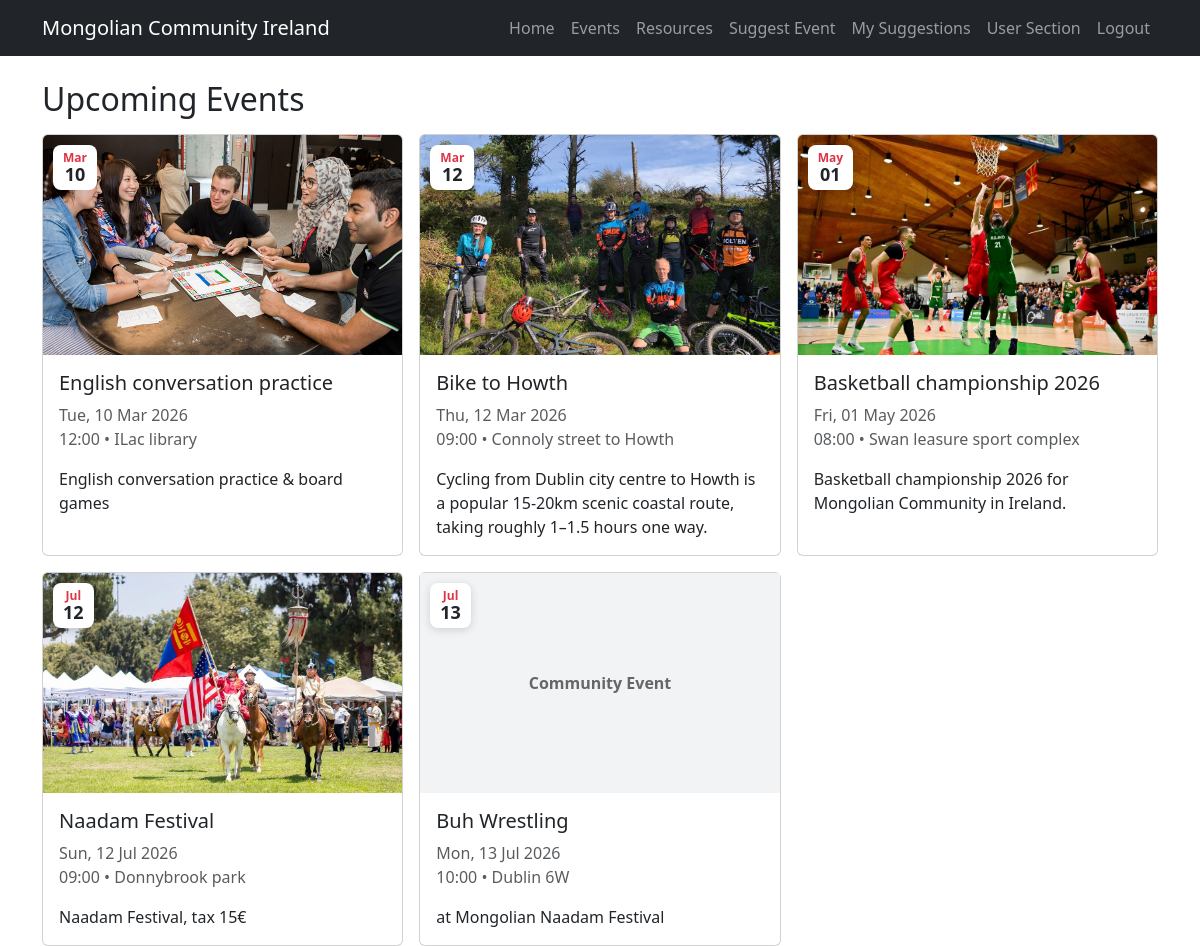
Screenshot of /events/ (signed in) with the database file from the repository.
### portal/models.py (models this page shows, shortened)
class Event(models.Model):
    title = models.CharField(max_length=120, validators=[MinLengthValidator(5)])
    description = models.TextField(blank=True, max_length=2000)
    start_datetime = models.DateTimeField()
    location = models.CharField(max_length=120)
    image = models.ImageField(upload_to="events/", blank=True, null=True)
    is_published = models.BooleanField(default=True)
    created_at = models.DateTimeField(auto_now_add=True)

### portal/views.py (the view)
# urls.py: path("events/", views.events_list, name="events_list"),
def events_list(request):
    events = (
        Event.objects
        .filter(is_published=True, start_datetime__gte=timezone.now())
        .order_by("start_datetime")
    )
    return render(request, "portal/events_list.html", {"events": events})

### portal/templates/portal/events_list.html (shortened to what this page needs)
{% extends "portal/base.html" %}
{% block content %}
<h2 class="mb-3">Upcoming Events</h2>
{% if events %}
  <div class="row g-3">
    {% for event in events %}
      <div class="col-md-4">
          <a href="{% url 'event_detail' event.id %}" class="event-link">
          <div class="card h-100 event-card">
              <div class="event-image-wrapper">
                  {% if event.image %}
                    <img src="{{ event.image.url }}" class="card-img-top event-card-image" alt="{{ event.title }}">
                  {% else %}
                    <div class="event-placeholder">
                        Community Event
                    </div>
                  {% endif %}
                  <div class="event-date-badge">
                      <span class="event-month">
                          {{ event.start_datetime|date:"M" }}
                      </span>
                      <span class="event-day">
                          {{ event.start_datetime|date:"d" }}
                      </span>
                  </div>
              </div>
              <div class="card-body">
                  <h5 class="card-title">{{ event.title }}</h5>
                  <p class="card-text text-muted">
                      {{ event.start_datetime|date:"D, d M Y" }}<br>
                      {{ event.start_datetime|time:"H:i" }} • {{ event.location }}
                  </p>
                  {% if event.description %}
                  <p class="card-text">
                      {{ event.description|truncatechars:120 }}
                  </p>
                  {% endif %}
              </div>
          </div>
          </a>
      </div>
    {% endfor %}
  </div>
{% else %}
  <div class="alert alert-info">No events yet. Check back soon!</div>
{% endif %}
{% endblock %}

### portal/static/portal/styles.css (style rules this page uses)
.card { transition: transform 0.2s ease, box-shadow 0.2s ease; }
.card-img-top { max-height: 450px; object-fit: contain; background: #f5f5f5; }
.event-link { text-decoration: none; color: inherit; }
.event-card { transition: transform 0.2s ease, box-shadow 0.2s ease; }
.event-image-wrapper { position: relative; }
.event-card-image { height: 220px; object-fit: cover; }
.event-date-badge { position: absolute; top: 10px; left: 10px; background: white; border-radius: 8px; padding: 6px 10px; text-align: center; line-height: 1.1; box-shadow: 0 2px 8px rgba(0,0,0,0.15); }
.event-month { display: block; font-size: 12px; font-weight: 600; color: #dc3545; }
.event-day { display: block; font-size: 18px; font-weight: bold; }
.event-placeholder { height: 220px; background: #f1f3f5; display: flex; align-items: center; justify-content: center; font-weight: 600; color: #666; }

### rows the page displays
Event: image (picture), start_datetime "Mar", start_datetime "10", title "English conversation practice", start_datetime "Tue, 10 Mar 2026", start_datetime "12:00", location "ILac library", description "English conversation practice & board games"
Event: image (picture), start_datetime "Mar", start_datetime "12", title "Bike to Howth", start_datetime "Thu, 12 Mar 2026", start_datetime "09:00", location "Connoly street to Howth", description "Cycling from Dublin city centre to Howth is a popular 15-20km scenic coastal route, taking roughly 1–1.5 hours one way."
Event: image (picture), start_datetime "May", start_datetime "01", title "Basketball championship 2026", start_datetime "Fri, 01 May 2026", start_datetime "08:00", location "Swan leasure sport complex", description "Basketball championship 2026 for Mongolian Community in Ireland."
Event: image (picture), start_datetime "Jul", start_datetime "12", title "Naadam Festival", start_datetime "Sun, 12 Jul 2026", start_datetime "09:00", location "Donnybrook park", description "Naadam Festival, tax 15€"
Event: image "Community Event", start_datetime "Jul", start_datetime "13", title "Buh Wrestling", start_datetime "Mon, 13 Jul 2026", start_datetime "10:00", location "Dublin 6W", description "at Mongolian Naadam Festival"
